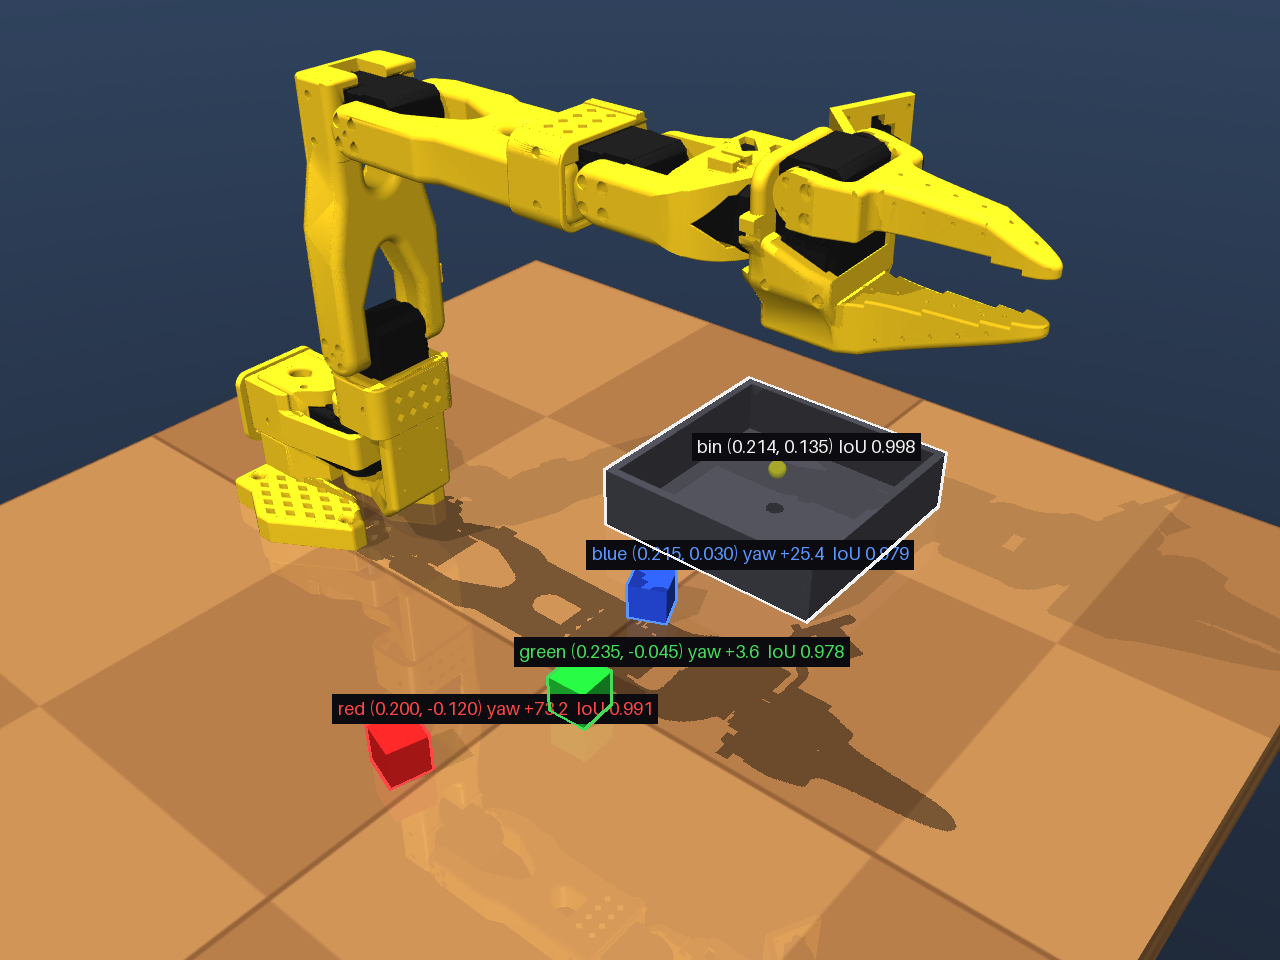

This chart was generated by the following Python code:
"""Render the scene, detect everything, and save an annotated picture.

This is the "show me it works" script: it draws the fitted box outlines on the
camera frame together with the estimated pose, so the numbers in the log can be
checked against the picture by eye.

    python vision_demo.py [--out DIR] [--no-arm]
"""
from __future__ import annotations

import argparse
import os

import mujoco
import numpy as np
from PIL import Image, ImageDraw, ImageFont

import vision

ROOT = os.path.dirname(os.path.abspath(__file__))
SCENE = os.path.join(ROOT, "mjcf", "scene.xml")

CUBE_RGB = {"red": (255, 70, 70), "green": (70, 220, 90), "blue": (90, 150, 255)}
BIN_RGB = (240, 240, 240)


FONT = ImageFont.load_default(size=18)


def draw_poly(draw, pts, colour, width=3):
    pts = [tuple(p) for p in pts]
    draw.line(pts + [pts[0]], fill=colour, width=width)


def draw_label(draw, u, v, text, colour):
    """Text with a dark plate behind it, so it stays readable on any background."""
    box = draw.textbbox((u, v), text, font=FONT)
    pad = 5
    draw.rectangle([box[0] - pad, box[1] - pad, box[2] + pad, box[3] + pad],
                   fill=(12, 12, 16))
    draw.text((u, v), text, fill=colour, font=FONT)


def main() -> int:
    ap = argparse.ArgumentParser()
    ap.add_argument("--out", default=os.path.join(ROOT, "vision_demo.png"))
    ap.add_argument("--width", type=int, default=1280)
    ap.add_argument("--height", type=int, default=960)
    args = ap.parse_args()

    model = mujoco.MjModel.from_xml_path(SCENE)
    data = mujoco.MjData(model)
    for _ in range(500):                 # let the cubes settle on the table
        mujoco.mj_step(model, data)
    mujoco.mj_forward(model, data)

    per = vision.Perception(model, data, args.width, args.height)
    img = per.render()
    pil = Image.fromarray(img)
    draw = ImageDraw.Draw(pil)

    print("frame: %dx%d, mean %.1f" % (args.width, args.height, img.mean()))

    poses = per.find_all_cubes(img)
    for colour in ("red", "green", "blue"):
        pose = poses.get(colour)
        if pose is None:
            print("  %-5s not visible" % colour)
            continue
        draw_poly(draw, pose.score and per.box_outline(pose.xy, pose.yaw), CUBE_RGB[colour])
        label = "%s (%.3f, %.3f) yaw %+.1f  IoU %.3f" % (
            colour, pose.xy[0], pose.xy[1], np.degrees(pose.yaw), pose.score)
        u, v = per.cam.project(np.array([[pose.xy[0], pose.xy[1], vision.CUBE_TOP_Z]]))[0]
        draw_label(draw, u - 60, v - 34, label, CUBE_RGB[colour])
        print("  %-5s xy (%.4f, %.4f) yaw %+6.1f deg  IoU %.3f  %d px"
              % (colour, pose.xy[0], pose.xy[1], np.degrees(pose.yaw),
                 pose.score, pose.pixels))

    b = per.find_bin(img)
    if b is not None:
        draw_poly(draw, per.bin_outline(b.xy, b.yaw), BIN_RGB)
        u, v = per.cam.project(np.array([[b.xy[0], b.xy[1], vision.BIN_TOP_Z]]))[0]
        draw_label(draw, u - 80, v - 26,
                   "bin (%.3f, %.3f) IoU %.3f" % (b.xy[0], b.xy[1], b.score),
                   BIN_RGB)
        print("  bin   xy (%.4f, %.4f) IoU %.3f  %d px"
              % (b.xy[0], b.xy[1], b.score, b.pixels))
    else:
        print("  bin   not visible")

    pil.save(args.out)
    print("saved", args.out)
    return 0


if __name__ == "__main__":
    raise SystemExit(main())
